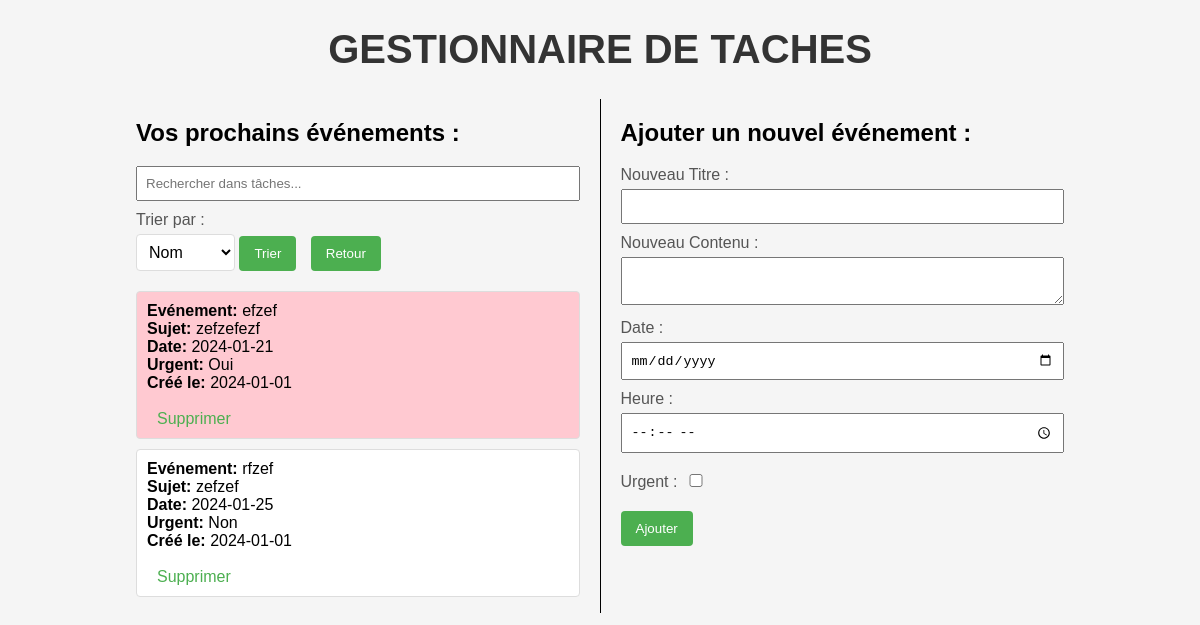
The app's page /, older data.
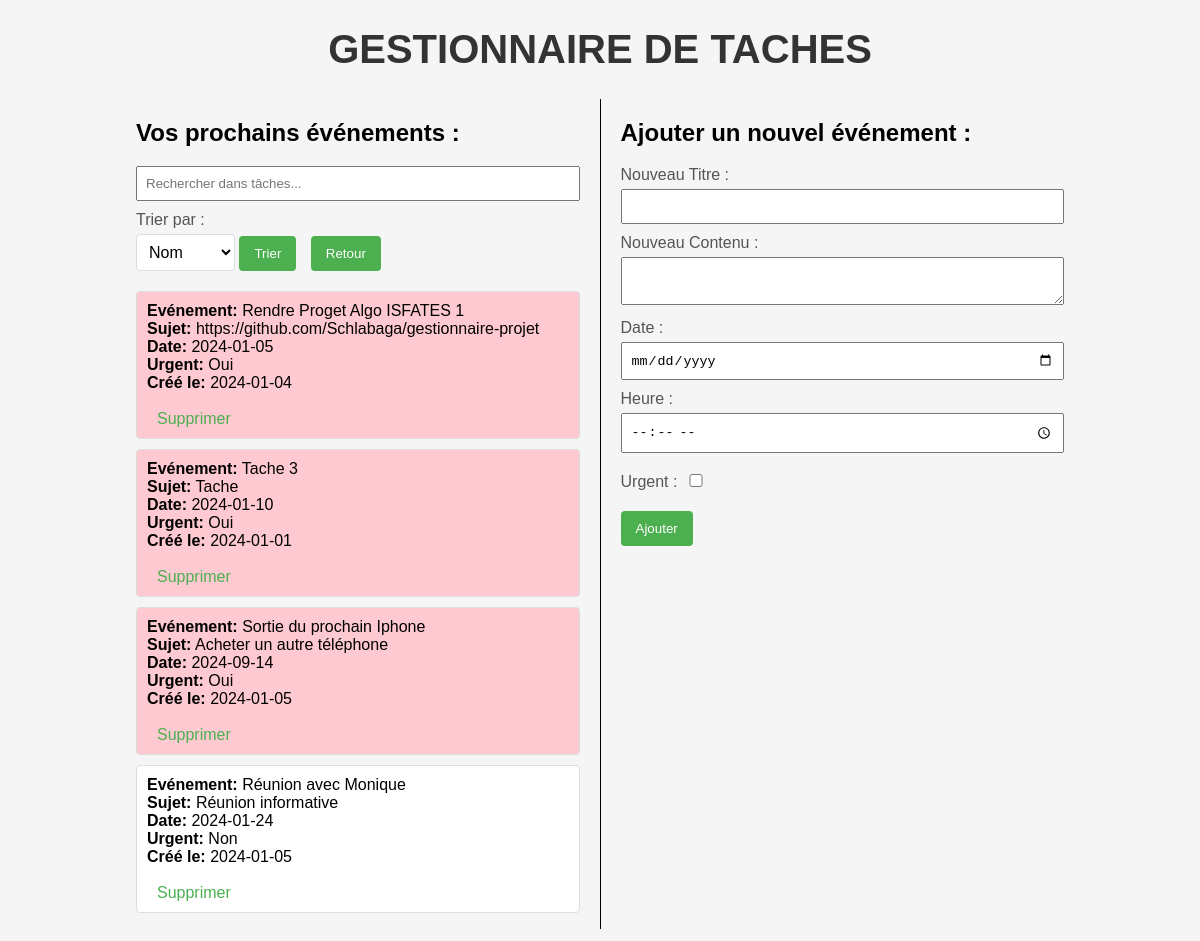
The same page, newer data.
### tables this page shows
CREATE TABLE taches (
                id INTEGER PRIMARY KEY AUTOINCREMENT,
                titre TEXT NOT NULL,
                contenu TEXT NOT NULL,
                date DATETIME,
                urgent BIT, 
                creation DATETIME DEFAULT CURRENT_TIMESTAMP  
            );

### main.py (the view)
    def accueil(self):
        self.gestionnaire_taches.supprimer_taches_expirees()
        taches = self.gestionnaire_taches.recuperer_taches()
        return render_template('accueil.html', taches=taches)

### main.py (called while the page is built)
    def recuperer_taches(self):
        with self.base_de_donnees as conn:
            cursor = conn.cursor()
            cursor.execute('SELECT id, titre, contenu, urgent, date, creation FROM taches ORDER BY date')
            rows = cursor.fetchall()
            taches = []
            for row in rows:
                id, titre, contenu, urgent, date_str, creation_str = row
                date_obj = datetime.strptime(date_str, '%d/%m/%Y %H:%M').date()
                creation_obj = datetime.strptime(creation_str, '%Y-%m-%d %H:%M:%S.%f')
                taches.append(Tache(id, titre, contenu, urgent, date_obj, creation_obj))
        return taches

    def supprimer_taches_expirees(self):
        date_actuelle = date.today()
        taches_expirees = [tache for tache in self.taches if tache.date < date_actuelle]
        with self.base_de_donnees as conn:
            cursor = conn.cursor()
            for tache in taches_expirees:
                cursor.execute('DELETE FROM taches WHERE id = ?', (tache.id,))
        self.taches = self.recuperer_taches()

### templates/accueil.html (shortened to what this page needs)
<!DOCTYPE html>
<html lang="fr">
<head>
</head>
<body>
    <h1>GESTIONNAIRE DE TACHES</h1>
    <div class="container">
        <div class="event-container">
            {% if taches %}
                <ul id="liste-taches">
                    <h2>Vos prochains événements&nbsp;:</h2>
                    <input type="text" id="search" onkeyup="searchFunction()"
                    placeholder="Rechercher dans tâches...">
                    <form action="/trier_evenements" method="post">
                        <label for="tri">Trier par&nbsp;:</label>
                        <select name="tri" id="tri">
                            <option value="nom" selected>Nom</option>
                        </select>
                        <button type="submit">Trier</button>
                        <a href="{{ url_for('accueil') }}">
                            <button type="button">Retour</button>
                        </a>
                    </form>
                    {% for tache in taches %}
                        <li class="{{ 'urgent' if tache.urgent else '' }}">
                            <strong>Evénement:</strong> {{ tache.titre }}<br>
                            <strong>Sujet:</strong> {{ tache.contenu }}<br>
                            <strong>Date:</strong> {{ tache.date }}<br>
                            <strong>Urgent:</strong> {% if tache.urgent %}Oui{% else %}Non{% endif %}<br>
                            <strong>Créé le:</strong> {{ tache.creation.strftime('%Y-%m-%d') }}<br><br>
                            <a href="{{ url_for('supprimer_tache', id=tache.id) }}">Supprimer</a>
                        </li>
                    {% endfor %}
                </ul>
            {% else %}
                <p>Aucun événement à afficher.</p>
            {% endif %}
        </div>
        <div class="form-container">
            <h2>Ajouter un nouvel événement&nbsp;:</h2>
            <form action="/ajouter_tache" method="post">
                <label for="titre">Nouveau Titre&nbsp;:</label>
                <input type="text" name="titre" required>
                <label for="contenu">Nouveau Contenu&nbsp;:</label>
                <textarea name="contenu" required></textarea>
                <label for="date">Date&nbsp;:</label>
                <input type="date" name="date" min="{{ date_actuelle }}" required>
                <label for="heure">Heure&nbsp;:</label>
                <input type="time" name="heure" required>
                <label class="urgent-label" for="urgent">Urgent&nbsp;:</label>
                <input type="checkbox" name="urgent" id="urgent" class="urgent-checkbox">
                <button type="submit">Ajouter</button>
            </form>
        </div>
    </div>
</body>
</html>

### templates/accueil.html (style rules this page uses)
body { font-family: Arial, sans-serif; background-color: #f5f5f5; margin: 20px; }
h1 { color: #333; font-size: 2.5em; text-align: center; }
form { margin-bottom: 20px; }
label { display: block; margin-bottom: 5px; color: #555; }
input, textarea { width: 100%; padding: 8px; margin-bottom: 10px; box-sizing: border-box; }
textarea { resize: vertical; }
.urgent-checkbox { width: 20px; margin-bottom: 20px; }
.urgent-label, .urgent-checkbox { display: inline-block; margin-top: 10px; margin-bottom: 20px; }
.urgent-label { text-align: left; }
button { background-color: #4caf50; color: white; padding: 10px 15px; border: none; border-radius: 4px; cursor: pointer; }
ul { list-style-type: none; padding: 0; }
li { background-color: #fff; border: 1px solid #ddd; margin-bottom: 10px; padding: 10px; border-radius: 4px; }
.urgent { background-color: #ffc9d1; }
a { color: #4caf50; margin-left: 10px; text-decoration: none; }
select { padding: 8px; border: 1px solid #ddd; border-radius: 4px; box-sizing: border-box; font-size: 16px; background-color: #fff; cursor: pointer; }
.container { display: flex; width: 80%; margin : auto; }
.event-container { flex: 1; border-right: 1px solid black; padding-right: 20px; }
.form-container { flex: 1; padding-left: 20px; }
.form-container button { display: block; }

Row changes from the older to the newer data that the page shows:
removed taches: titre "efzef", contenu "zefzefezf", date "2024-01-21", urgent "Oui", creation "2024-01-01"
removed taches: titre "rfzef", contenu "zefzef", date "2024-01-25", urgent "Non", creation "2024-01-01"
added taches: titre "Rendre Proget Algo ISFATES 1", contenu "https://github.com/Schlabaga/gestionnaire-projet", date "2024-01-05", urgent "Oui", creation "2024-01-04"
added taches: titre "Tache 3", contenu "Tache", date "2024-01-10", urgent "Oui", creation "2024-01-01"
added taches: titre "Sortie du prochain Iphone", contenu "Acheter un autre téléphone", date "2024-09-14", urgent "Oui", creation "2024-01-05"
added taches: titre "Réunion avec Monique", contenu "Réunion informative", date "2024-01-24", urgent "Non", creation "2024-01-05"
